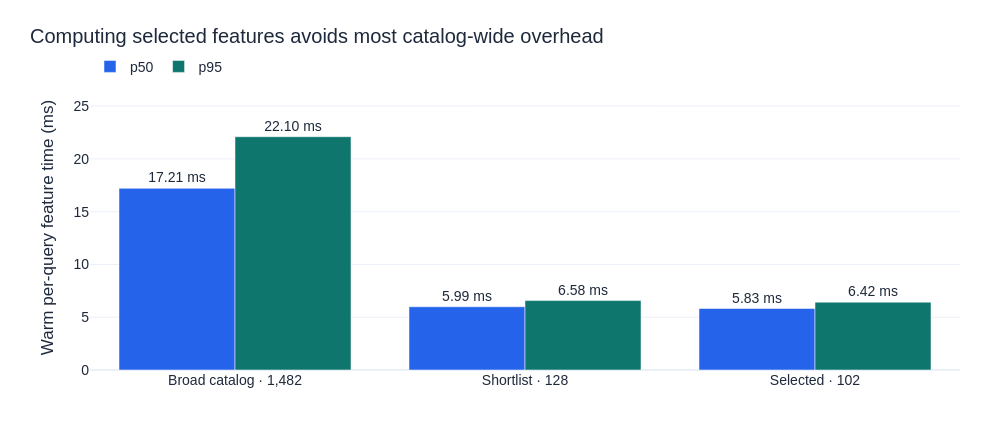

The notebook cell this image was saved under:
### Markdown cell above
## Measure feature cost on identical work

The benchmark uses the same 32 selection prefixes and 400-candidate policy for every feature
set. The first pass warms the engine; two measured passes provide 64 query timings. It includes
candidate generation and requested feature construction in one process. It excludes model
prediction, storage/network overhead, and online serving. The hardware is a SageMaker
**ml.c7i.16xlarge (64 logical CPUs, approximately 124 GiB available RAM)**.

### Code cell
timing = pd.DataFrame(interpretation['feature_benchmark']).T
labels = ['Broad catalog · 1,482','Shortlist · 128','Selected · 102']
fig = go.Figure()
for metric, color in [('p50_ms', COLORS['core']), ('p95_ms', COLORS['selected'])]:
    values = timing.loc[['broad_catalog','screened','selected_models'], metric]
    fig.add_bar(x=labels, y=values, name=metric.replace('_ms',''), marker_color=color,
        text=values.map(lambda x:f'{x:.2f} ms'), textposition='outside')
fig.update_layout(barmode='group')
fig.update_yaxes(title='Warm per-query feature time (ms)', range=[0,27])
show(fig, 'Computing selected features avoids most catalog-wide overhead', 440)
print(interpretation['benchmark_scope'])

### Figure 1 — Plotly figure (JSON) as saved in the notebook; plotly's stock layout.template omitted (floating-point values rounded to 4 significant figures)
{"data": [{"marker": {"color": "#2563EB"}, "name": "p50", "text": ["17.21 ms", "5.99 ms", "5.83 ms"], "textposition": "outside", "x": ["Broad catalog · 1,482", "Shortlist · 128", "Selected · 102"], "y": [17.21, 5.991, 5.826], "type": "bar"}, {"marker": {"color": "#0F766E"}, "name": "p95", "text": ["22.10 ms", "6.58 ms", "6.42 ms"], "textposition": "outside", "x": ["Broad catalog · 1,482", "Shortlist · 128", "Selected · 102"], "y": [22.1, 6.576, 6.425], "type": "bar"}], "layout": {"barmode": "group", "yaxis": {"title": {"text": "Warm per-query feature time (ms)"}, "range": [0, 27]}, "title": {"text": "Computing selected features avoids most catalog-wide overhead", "x": 0.03}, "font": {"family": "Arial", "size": 14, "color": "#1E293B"}, "margin": {"l": 90, "r": 40, "t": 85, "b": 70}, "legend": {"orientation": "h", "y": 1.12, "x": 0}, "hoverlabel": {"font": {"size": 14}}, "width": 1000, "height": 440, "paper_bgcolor": "white", "plot_bgcolor": "white"}}
